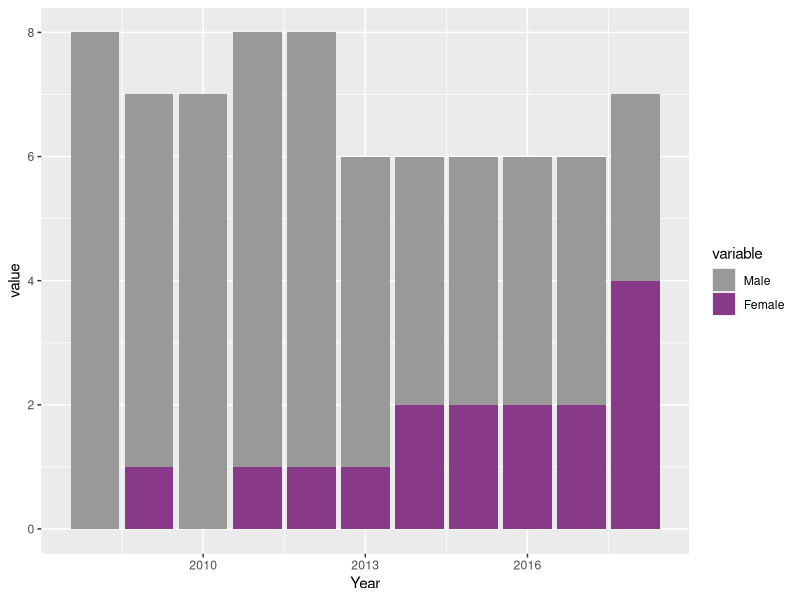

R code for this plot:
## ---- chunk 1
key <- c(8,7,7,8,8,6,6,6,6,6,7)
keyf <- c(0,1,0,1,1,1,2,2,2,2,4)
df <- data.frame(Year = 2008:2018, Female = keyf, Male = key-keyf)
library(reshape2)
DF1 <- melt(df, id.var="Year")
DF1$variable <- ordered(DF1$variable, levels=c("Male", "Female")) 
library(ggplot2)
bp <- ggplot(DF1, aes(x = Year, y = value, fill = variable)) + 
  geom_bar(stat = "identity")
bp + scale_fill_manual(values=c("#999999", "#88398A"))
